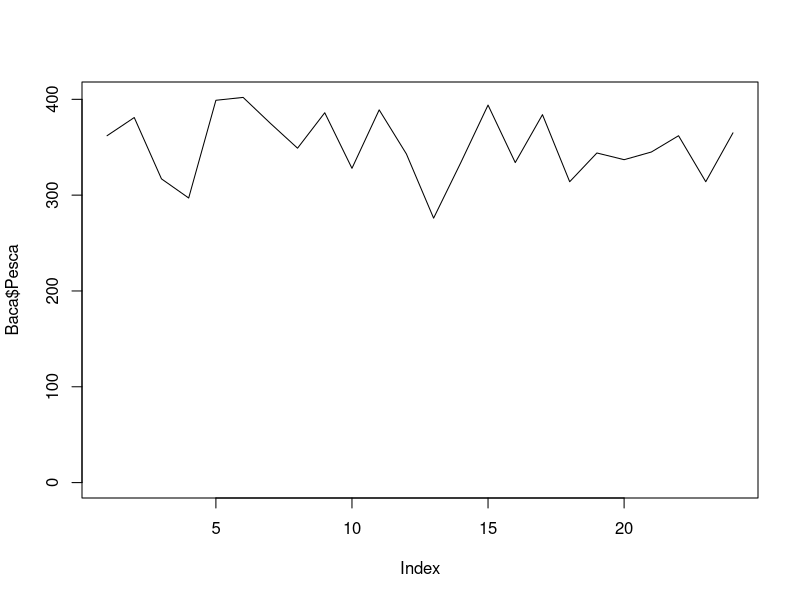
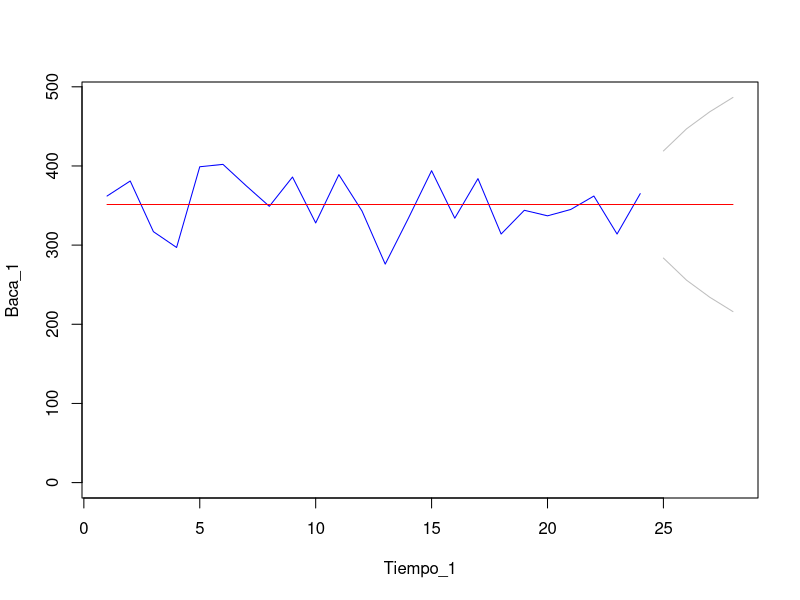
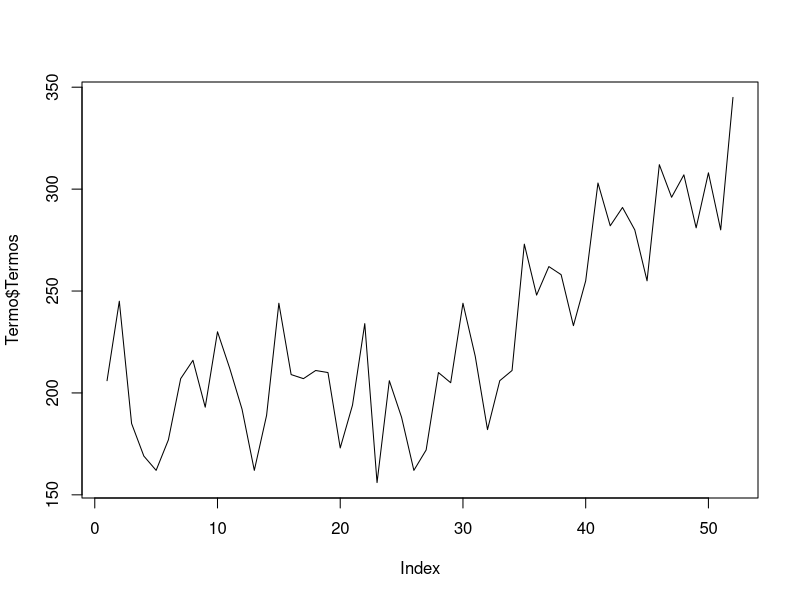
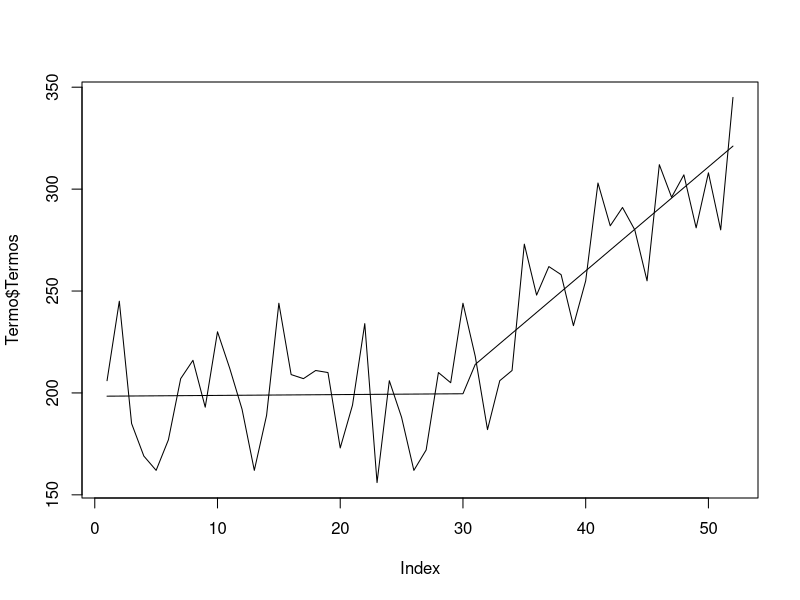
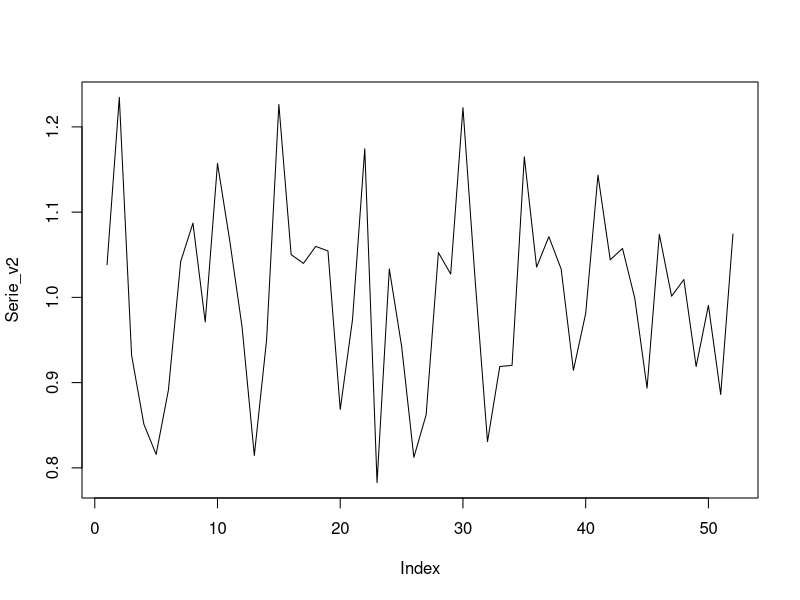
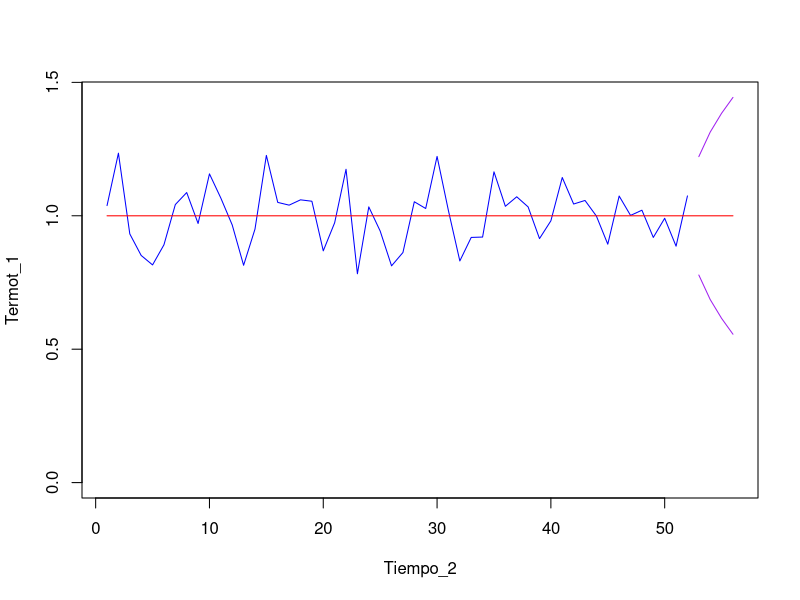
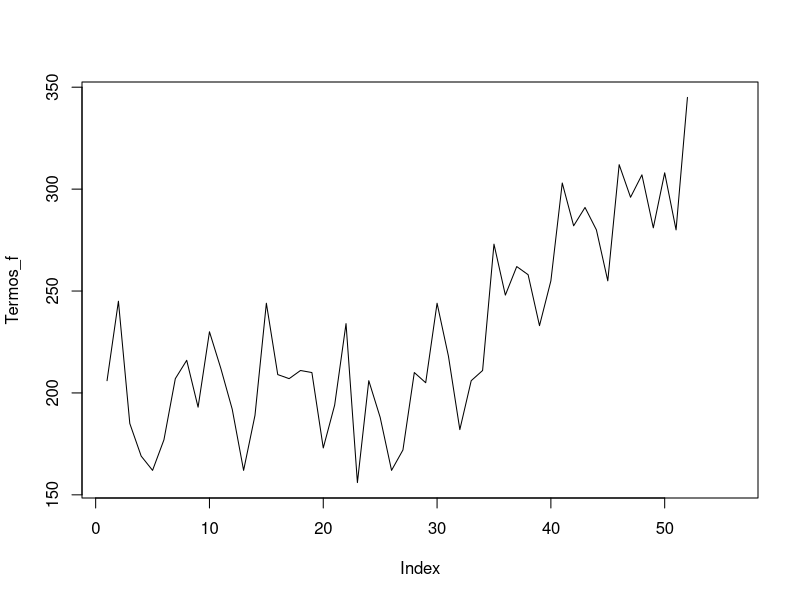

Here is the R script that generated these plots, in order: (Note: this script raises an error after producing the figures.)
## ---- chunk 1
knitr::opts_chunk$set(echo = TRUE)
## ---- chunk 2
library(readxl)
Baca <- read_excel("SeriesHW.xlsx", sheet = "Bacalao")
#str(Baca)
#View(Baca)
head(Baca, 3)
#tail(Baca, 3)
names(Baca)[3]<-c("Pesca")
plot(Baca$Pesca, ylim=c(0, max(Baca$Pesca)), type="l")
## ---- chunk 3
Filtro_1<-mean(Baca$Pesca)
Error_est_1<-Baca$Pesca-Filtro_1
sd_est_1<-sd(Error_est_1)
tao<-c(1:4)
Lim_1<-2*sd_est_1*tao^.5
## ---- chunk 4
Tiempo_1<-c(1:28)
Baca_1<-c(Baca$Pesca, rep(NA, times=4))
Filtro_V2<-rep(Filtro_1, times=28)

LI<-c(rep(NA, times=24), Filtro_1-Lim_1)
LS<-c(rep(NA, times=24), Filtro_1+Lim_1)

plot(Tiempo_1, Baca_1, type="l", ylim=c(0, max(LS, na.rm = TRUE)), col="Blue")

lines(Filtro_V2, col="Red")
lines(LI, col="Grey")
lines(LS, col="Grey")

DF_1<-data.frame(Tiempo_1, Baca_1, Filtro_1,LI, LS)
#View(DF_1)
## ---- chunk 5

Termo<- read_excel("SeriesHW.xlsx", sheet = "Termostatos")
View(Termo)
names(Termo)[2]<-c("Termos")
plot(Termo$Termos, type="l")
## ---- chunk 6

linea_1<-lm(Termos[1:30]~Semana[1:30], data=Termo)

linea_2<-lm(Termos[31:52]~Semana[31:52], data=Termo)

Linea_v2<-c(linea_1$coefficients[1]+linea_1$coefficients[2]*Termo$Semana[1:30], linea_2$coefficients[1]+linea_2$coefficients[2]*Termo$Semana[31:52])




plot(Termo$Termos, type="l")
lines(Linea_v2)

Serie_v2<-Termo$Termos/Linea_v2

plot(Serie_v2, type="l")

## ---- chunk 7
Filtro_2<-mean(Serie_v2)
Error_est_2<-Serie_v2-Filtro_2
sd_est_2<-sd(Error_est_2)
Lim_2<-2*sd_est_2*tao^.5
## ---- chunk 8
Tiempo_2<-c(1:56)
Termot_1<-c(Serie_v2, rep(NA, times=4))
Filtro_V3<-rep(Filtro_2, times=56)

LI_2<-c(rep(NA, times=52), Filtro_2-Lim_2)
LS_2<-c(rep(NA, times=52), Filtro_2+Lim_2)

plot(Tiempo_2, Termot_1, type="l", ylim=c(0, max(LS_2, na.rm = TRUE)), col="Blue")

lines(Filtro_V3, col="Red")
lines(LI_2, col="Purple")
lines(LS_2, col="Purple")

DF_1<-data.frame(Tiempo_1, Baca_1, Filtro_1,LI, LS)
## ---- chunk 9
Linea_v3<-c(linea_1$coefficients[1]+linea_1$coefficients[2]*Termo$Semana[1:30], linea_2$coefficients[1]+linea_2$coefficients[2]*c(31:56))

Termos_f<-c(Termo$Termos, rep(NA, times=4))

plot(Termos_f, type="l")
lines(Est_punt_r)

Est_punt_r<-c(rep(NA, times=52), Filtro_2*Linea_v3[53:56])

LI_2V1<-c(rep(NA, times=52), LI_2[53:56]*Linea_v3[53:56])

LS_2V1<-c(rep(NA, times=52), LS_2[53:56]*Linea_v3[53:56])

plot(Termos_f, type="l", ylim=c(0, max(LS_2V1, na.rm = TRUE)))
lines(Est_punt_r)
lines(LI_2V1)
lines(LS_2V1)

#lines(Linea_v3)

DF_2<-data.frame(c(1:56),Termos_f, Est_punt_r, LI_2V1,LS_2V1)
View(DF_2)
## ---- chunk 10
Bici <- read_excel("SeriesHW.xlsx", sheet = "Bicicletas")
View(Bici)

plot(Bici$`Ventas trimestrales`, type="l")

bici<-Bici$`Ventas trimestrales`

tend<-lm(bici~c(1:32))
recta_3<-tend$coefficients[1]+c(1:32)*tend$coefficients[2]

plot(bici, type="l")
abline(tend)

bici_st<-bici/recta_3

plot(bici_st, type="l")

T1<-bici_st[seq(1,32, by=4)]
T2<-bici_st[seq(2,32, by=4)]
T3<-bici_st[seq(3,32, by=4)]
T4<-bici_st[seq(4,32, by=4)]

FE1<-mean(T1)/mean(bici_st)
FE2<-mean(T2)/mean(bici_st)
FE3<-mean(T3)/mean(bici_st)
FE4<-mean(T4)/mean(bici_st)

bici_ruido<-bici_st/c(FE1, FE2, FE3, FE4)


plot(bici_ruido, type="l")

filtro_3 <-bici_ruido-mean(bici_ruido)

plot(filtro_3, type="l")

pron_3<-c(bici_ruido, rep(mean(bici_ruido), 4))

plot(pron_3, type="l")

LI<-pron_3[33:36]-2*sd(filtro_3)*c(1:4)^.5
LS<-pron_3[33:36]+2*sd(filtro_3)*c(1:4)^.5

LI2<-c(rep(NA, times=32), LI)
LS2<-c(rep(NA, times=32), LS)

# Devolver estacionalidada

bici_cest<-pron_3*c(FE1, FE2,FE3, FE4)

LI_cest<-LI2*c(FE1, FE2,FE3, FE4)
LS_cest<-LS2*c(FE1, FE2,FE3, FE4)

plot(bici_cest, type="l")
lines(LI_cest, col="red")
lines(LS_cest, col="red")

recta_3V1<-tend$coefficients[1]+c(1:36)*tend$coefficients[2]

bici_fin<-bici_cest*recta_3V1

LI_fin<-LI_cest*recta_3V1
LS_fin<-LS_cest*recta_3V1

plot(bici_fin, type="l", ylim=c(0, max(LS_fin, na.rm = TRUE)))
lines(LI_fin, col="red")
lines(LS_fin, col="red")

df_3<-data.frame(bici_fin, LI_fin, LS_fin)
View(df_3)
## ---- chunk 11
plot(Baca$Pesca, type="l")
View(Baca)
str(Baca)

HoltWinters(Baca$Pesca)

ts_baca<-ts(Baca$Pesca, start=c(2021,1), 
frequency = 12)

plot(ts_baca)

hw_baca<-HoltWinters(ts_baca, beta=FALSE, gamma = FALSE )

plot(hw_baca, ylim=c(0, max(ts_baca)))

(hw_baca$SSE/(length(ts_baca)-1))^.5


## ---- chunk 12
#Holt
 library(forecast)
 
 View(Baca)
 
 ts_baca <- ts(Baca$Pesca, start=c(2021,1), frequency=12)
plot(ts_baca) 

hw_baca <- HoltWinters(ts_baca, beta=FALSE, gamma=FALSE) 

plot(hw_baca, ylim=c(0,max(ts_baca))) 
mean(ts_baca)


## ---- chunk 13
#H es el horizonte en tiempo para pronóstico
fc_hw_baca <-forecast(hw_baca, h=12, level=.90)
plot(fc_hw_baca)

## ---- chunk 14
hw_baca$SSE
## ---- chunk 15
s_baca <- ((hw_baca$SSE)/(length(ts_baca)-1))^0.5
s_baca
## ---- chunk 16
Filtro_1<-mean(Baca$Pesca)
Error_est_1<-Baca$Pesca-Filtro_1
sd_est_1<-sd(Error_est_1)
sd_est_1
## ---- chunk 17
help(HoltWinters)
## ---- chunk 18
hw_baca_ls_alterado1 <- HoltWinters(ts_baca, beta=FALSE, gamma=FALSE, l.start=0) 
plot(hw_baca_ls_alterado1)
hw_baca_ls_alterado1$alpha

hw_baca_ls_alterado1$SSE
## ---- chunk 19
hw_baca_ls_alterado2 <- HoltWinters(ts_baca, beta=FALSE, gamma=FALSE, l.start=mean(ts_baca))
plot(hw_baca_ls_alterado2)
hw_baca_ls_alterado2$alpha
hw_baca_ls_alterado2$SSE
plot(forecast(hw_baca_ls_alterado2, h=12, level=0.95))
## ---- chunk 20
plot(forecast(hw_baca_ls_alterado2, h=12, level=0.95), ylim=c(0,500))
## ---- chunk 21
mean(ts_baca)
min(ts_baca)
max(ts_baca)
